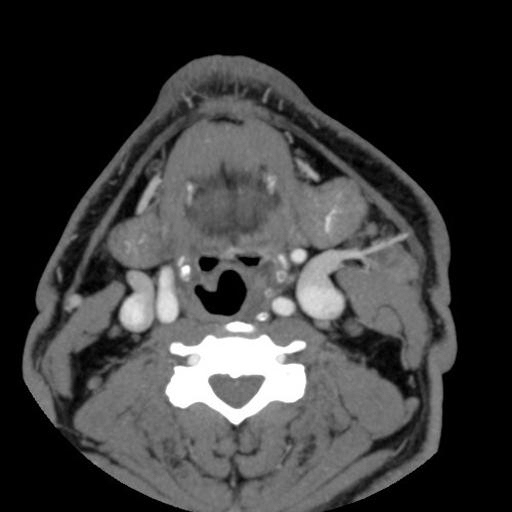
%> input picture Medical_WaterMarking/stego_zaiti4.jpg, 512 x 512 px
$ octave Multi_watermarking.m   (GNU Octave 9; MATLAB toolbox functions it lacks are replaced by stand-ins)
%> lines starting %> are read from the running program, lines starting %| are printed output that depends on the picture
clc
clear all;% clear all variables from previous sessions
close all;

%covername = input('Enter image file name with extension: ', 's');
%messagename = input('Enter message image file name with extension: ', 's');

covername = imread('stego_zaiti4.jpg');
%> covername is the input picture: size 512x512 uint8; min 0, max 255, mean 58.3

msb=192;
lsb=63;

for p=1:512
    for q=1:512
        LSB(p,q)=bitand(covername(p,q),lsb);
    end
end
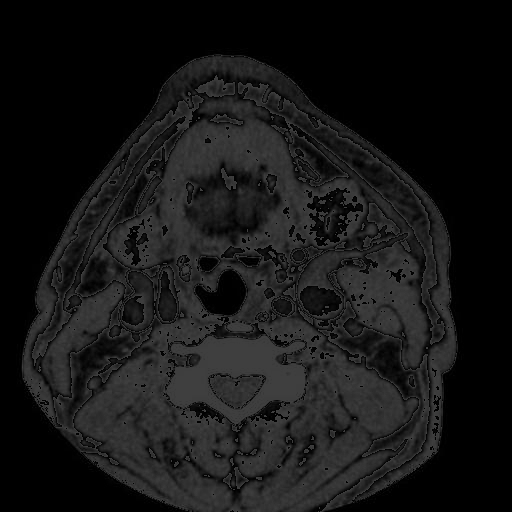
%> LSB: size 512x512 uint8; min 0, max 63, mean 21.8
for p=1:512
    for q=1:512
        MSB(p,q)=bitand(covername(p,q),msb);
    end
end
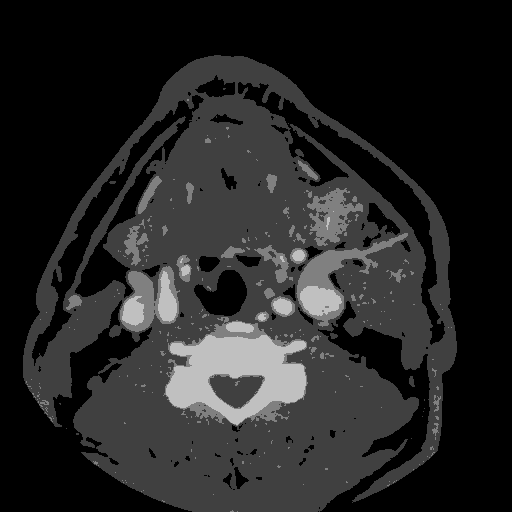
%> MSB: size 512x512 uint8; min 0, max 192, mean 36.5
subplot(1,2,1)
imshow(LSB)
subplot(1,2,2)
imshow(MSB)
title('LSB&MSB plane')

%> (the run ends here)
